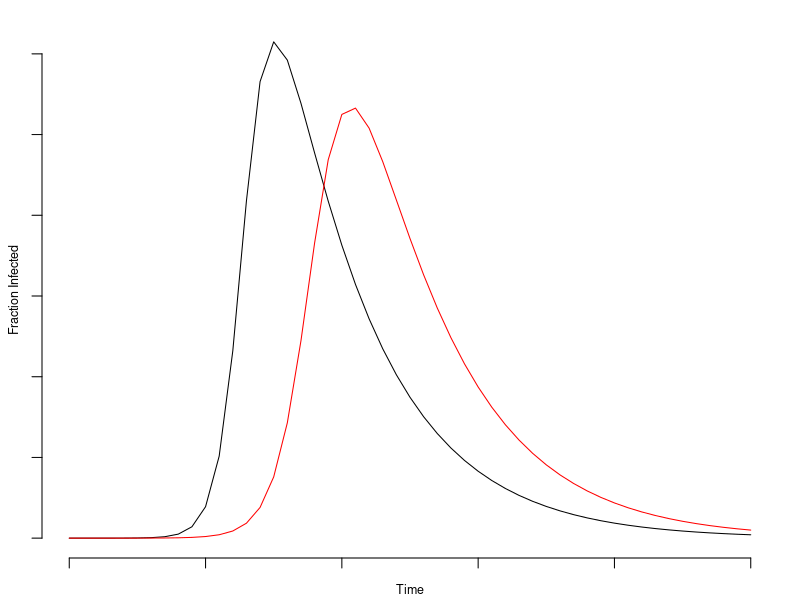
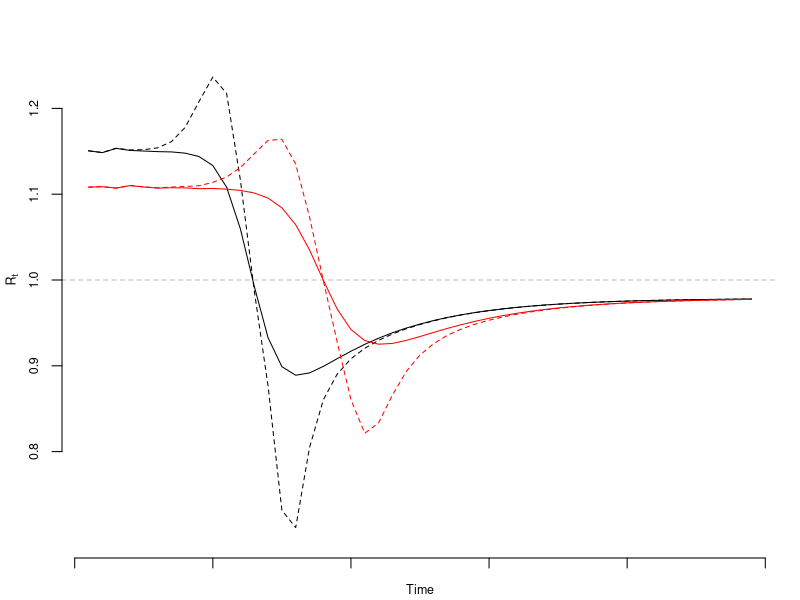
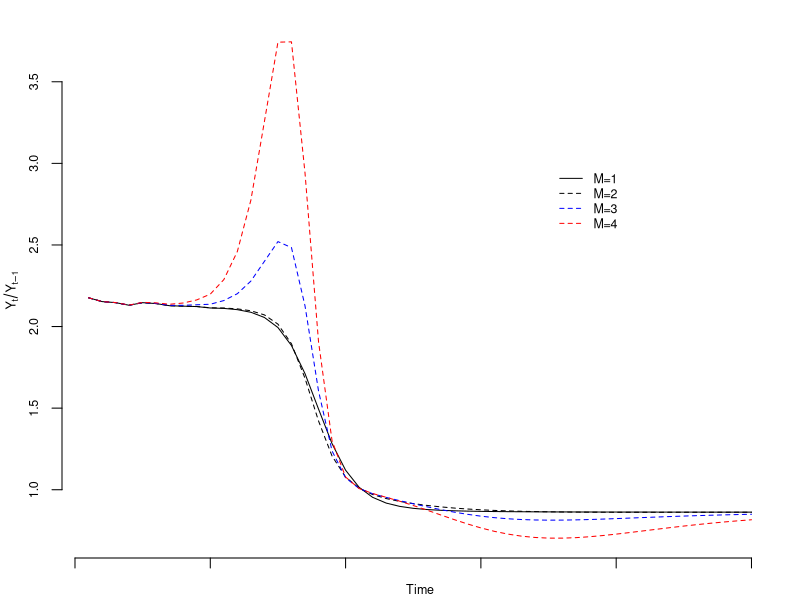
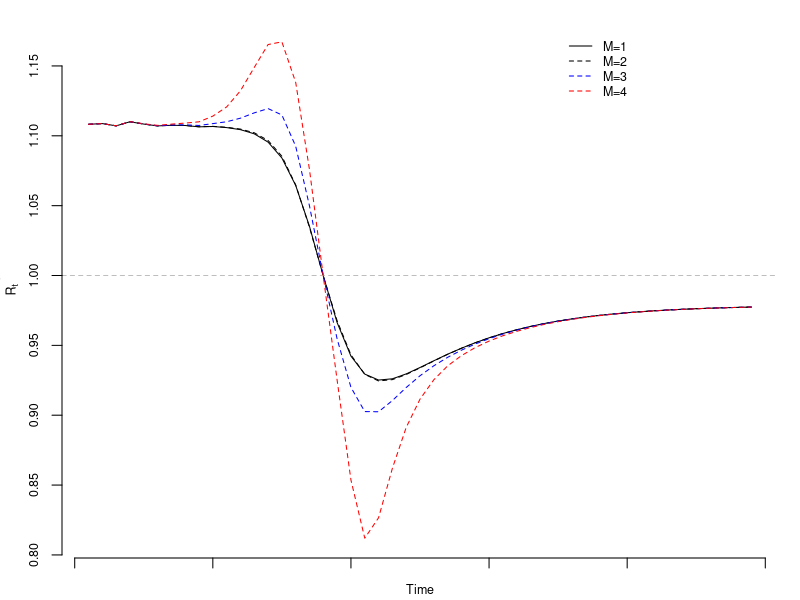

These figures' R source, in order:
## Potential bias due to self-selection and measurement error 
## from a deterministic SIR mode

## Load deSolve package
library(deSolve)

## Create an SIR function
sir <- function(time, state, parameters) {
  
  with(as.list(c(state, parameters)), {
    
    dS <- -beta * S * I
    dI <-  beta * S * I - gamma * I
    dR <-                 gamma * I
    
    return(list(c(dS, dI, dR)))
  })
}

### Set parameters
## Proportion in each compartment: Susceptible 0.999999, Infected 0.000001, Recovered 0
init       <- c(S = 1-1e-6, I = 1e-6, R = 0.0)
## beta: infection parameter; gamma: recovery parameter
# parameters <- c(beta = 1.4247, gamma = 0.14286)
parameters1 <- c(beta = 1.2, gamma = 0.15)
parameters2 <- c(beta = 0.9, gamma = 0.15)
## Time frame
times      <- seq(0, 50, by = 1)

## Solve using ode (General Solver for Ordinary Differential Equations)
out1 <- ode(y = init, times = times, func = sir, parms = parameters1)
out2 <- ode(y = init, times = times, func = sir, parms = parameters2)
## change to data frame
out1 <- as.data.frame(out1)
out2 <- as.data.frame(out2)
## Delete time variable
out1$time <- NULL
out2$time <- NULL
## Show data
png(filename = "C:/Users/Balthazar/Documents/GitHub/covid-umich/methods/figs/sir.png",
    width = 6.5, height = 4, units = "in", res = 1200, pointsize = 12)
par(mar = c(2,2,1,1)+0.1)
plot(times, out1$I, type = "l", axes = FALSE, bty = "n")
lines(times, out2$I, col = "red")
axis(side = 1, labels = FALSE)
axis(side = 2, labels = FALSE)
mtext("Fraction Infected", side = 2, line = 1, cex = 0.75)
mtext("Time", side = 1, line = 1, cex = 0.75)
dev.off()

## Setup for bias plots
f = 0.02
M = 4 
days = 1:365
FP = 0.005; FN = 0.172
bary1_new = -diff(out1$S)
bary1_all = out1$I
bary2_new = -diff(out2$S)
bary2_all = out2$I

bias_fn <- function(M, bary, f, FP = 0.01, FN = 0.15) {
  const = (bary*M + (1-bary))
  f0 = f/const
  f1 = M*f0
  Delta = f1 - f0
  D_M1 = 1 - Delta * bary/(1-bary) * (FP*(1-bary) + FN * bary)/ (f0 * (1-bary) + f1 * bary)
  D_M2 = 1/(1-FP-FN)
  D_M = D_M1 * D_M2
  rho = Delta*sqrt(bary*(1-bary))/sqrt(f*(1-f))
  error = rho*sqrt((1-f)/f) * sqrt(1-bary)/sqrt(bary)*D_M
  lag_error = error[1:(length(error)-1)]
  cur_error = error[2:(length(error))]
  
  lin_term = cur_error - lag_error
  quad_term = lag_error^2 - cur_error*lag_error
  
  cur_bary = bary[2:length(error)]
  lag_bary = bary[1:(length(error)-1)]
  
  bias = (lin_term+quad_term) * cur_bary/lag_bary
  
  Rt = 1+log(cur_bary/lag_bary)/7
  logbias = log(1+lin_term+quad_term)/7
  
  return(list("r"=cur_bary/lag_bary, "bias" = bias,
              "Rt"=Rt, "logbias"=logbias))
}

bias1_all = bias_fn(M, bary1_all, f)
bias1_new = bias_fn(M, bary1_new, f)
bias2_all = bias_fn(M, bary2_all, f)
bias2_new = bias_fn(M, bary2_new, f)

## Ratio Comparison: Use New for Fraction of New Cases
ymax = max(bias1_new$Rt+bias1_new$logbias, bias1_new$Rt, bias2_new$Rt+bias2_new$logbias, bias2_new$Rt, na.rm = TRUE)
ymin = min(bias1_new$Rt+bias1_new$logbias, bias1_new$Rt, bias2_new$Rt+bias2_new$logbias, bias2_new$Rt, na.rm = TRUE)
png(filename = "C:/Users/Balthazar/Documents/GitHub/covid-umich/methods/figs/sir_rt_comparison.png",
    width = 6.5, height = 4, units = "in", res = 1200, pointsize = 12)
par(mar = c(2,3,0,1)+0.1)
plot(bias1_new$Rt, type = "l", ylim = c(0.7, 1.3), axes = FALSE, bty = "n", xlab = "", ylab = "")
lines(bias1_new$Rt + bias1_new$logbias, lty = 2)
abline(h = 1.0, col = "grey", lty = 2)
lines(bias2_new$Rt, lty = 1, col = "red")
lines(bias2_new$Rt+bias2_new$logbias, lty = 2, col = "red")
axis(side =1, labels = FALSE)
axis(side =2, cex.axis = 0.75, at = seq(0.8,1.2,0.1))
mtext(expression(R[t]), side =2, line = 2, cex = 0.75)
mtext("Time", side = 1, line = 1, cex = 0.75)
dev.off()

## Same curve, just different M value
M1 = 2; M2 = 3; M3 = 4
bias1 = bias_fn(M1, bary2_all, f, FP, FN)
bias2 = bias_fn(M2, bary2_all, f, FP, FN)
bias3 = bias_fn(M3, bary2_all, f, FP, FN)

## Ratio for different M: Use All for Prevalence
ymax = max(bias3$r+bias3$bias)
ymin = min(bias3$r+bias3$bias)
png(filename = "C:/Users/Balthazar/Documents/GitHub/covid-umich/methods/figs/sir_ratio.png",
    width = 6.5, height = 4, units = "in", res = 1200, pointsize = 12)
par(mar = c(2,3,1,1)+0.1)
plot(bias1$r, type = "l", ylim = c(ymin, ymax), axes = FALSE, bty = "n", xlab = "", ylab = "")
lines(bias1$r+bias1$bias, lty = 2)
lines(bias2$r+bias2$bias, col = "blue", lty = 2)
lines(bias3$r+bias3$bias, col = "red", lty = 2)
axis(side =1, labels = FALSE)
axis(side =2, cex.axis = 0.75)
mtext(expression(Y[t]/Y[t-1]), side =2, line = 2, cex = 0.75)
mtext("Time", side = 1, line = 1, cex = 0.75)
legend(35, 3.0, legend = c("M=1", "M=2", "M=3", "M=4"), lty = c(1,2,2,2), col = c("black", "black", "blue", "red"), cex = 0.75, bty = "n")
dev.off()

## Recompute bias for new only
bias1 = bias_fn(M1, bary2_new, f, FP, FN)
bias2 = bias_fn(M2, bary2_new, f, FP, FN)
bias3 = bias_fn(M3, bary2_new, f, FP, FN)


ymax = max(bias3$Rt+bias3$logbias)
ymin = min(bias3$Rt+bias3$logbias)
png(filename = "C:/Users/Balthazar/Documents/GitHub/covid-umich/methods/figs/sir_rt.png",
    width = 6.5, height = 4, units = "in", res = 1200, pointsize = 12)
par(mar = c(2,3,1,1)+0.1)
plot(bias1$Rt, type = "l", ylim = c(ymin, ymax), axes = FALSE, bty = "n")
lines(bias1$Rt + bias1$logbias, lty = 2)
abline(h = 1.0, col = "grey", lty = 2)
lines(bias2$Rt+bias2$logbias, lty = 2, col = "blue")
lines(bias3$Rt+bias3$logbias, lty = 2, col = "red")
axis(side =1, labels = FALSE)
axis(side =2, cex.axis = 0.75)
mtext(expression(R[t]), side =2, line = 2, cex = 0.75)
mtext("Time", side = 1, line = 1, cex = 0.75)
legend(35, 1.175, legend = c("M=1", "M=2", "M=3", "M=4"), lty = c(1,2,2,2), col = c("black", "black", "blue", "red"), cex = 0.75, bty = "n")
dev.off()
